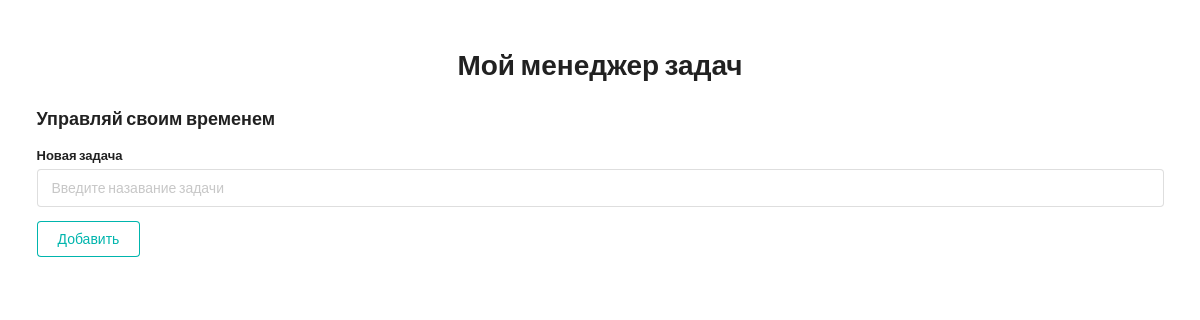
The app's page /, older data.
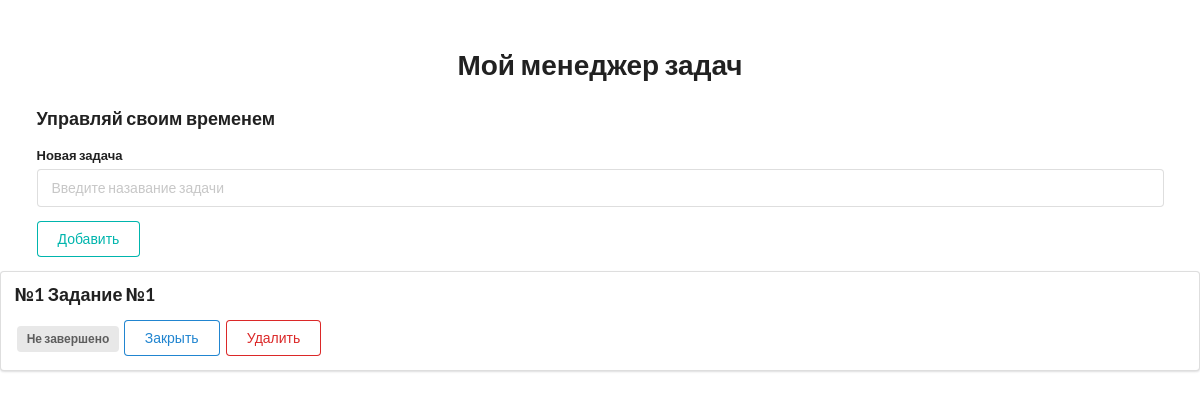
The same page, newer data.
### todolist/models.py (models this page shows, shortened)
class Todo(models.Model):
    title = models.CharField("Название задания", max_length=100)
    is_complete = models.BooleanField("Завершено", default=False)
    class Meta:
        verbose_name = "Задание"
        verbose_name_plural = "Задания"

### todolist/views.py (the view)
# urls.py: path('', views.index, name='index'),
def index(request):
    todos = Todo.objects.all()
    return render(request, 'todolist/index.html', {'todo_list': todos,
                                                   'title': 'Главная страница',
                                                   })

### todolist/templates/todolist/index.html (shortened to what this page needs)
{% extends 'todolist/layout.html' %}
{% block content %}
<div style="margin-top: 50px;" class="ui container">
    <h1 class="ui center aligned header">Мой менеджер задач</h1>
    <h3 class="test_style">Управляй своим временем</h3>
    <form class="ui form" action="{% url 'add' %}" method="post">
        <div class="field">
            <label>Новая задача</label>
            <input type="text" name="title" placeholder="Введите назавание задачи"><br>
        </div>
        <button class="ui teal basic button" type="submit">Добавить</button>
    </form>
</div>
{% for todo in todo_list %}
    <div class="ui segment">
        <p class="ui big header">№{{ todo.id }} {{ todo.title }}</p>
        {% if todo.is_complete == False %}
            <span class="ui gray label">Не завершено</span>
            <a class="ui primary basic button" href="{% url 'update' todo_id=todo.id %}">Закрыть</a>
        {% else %}
            <span class="ui green label">Завершено</span>
            <a class="ui blue button" href="{% url 'update' todo_id=todo.id %}">Открыть</a>
        {% endif %}
        <a class="ui negative basic button" href="{% url 'delete' todo_id=todo.id %}">Удалить</a>
    </div>
{% endfor %}
{% endblock content %}

Row changes from the older to the newer data that the page shows:
added Todo: id "1", title "Задание №1", is_complete "Не завершено"
